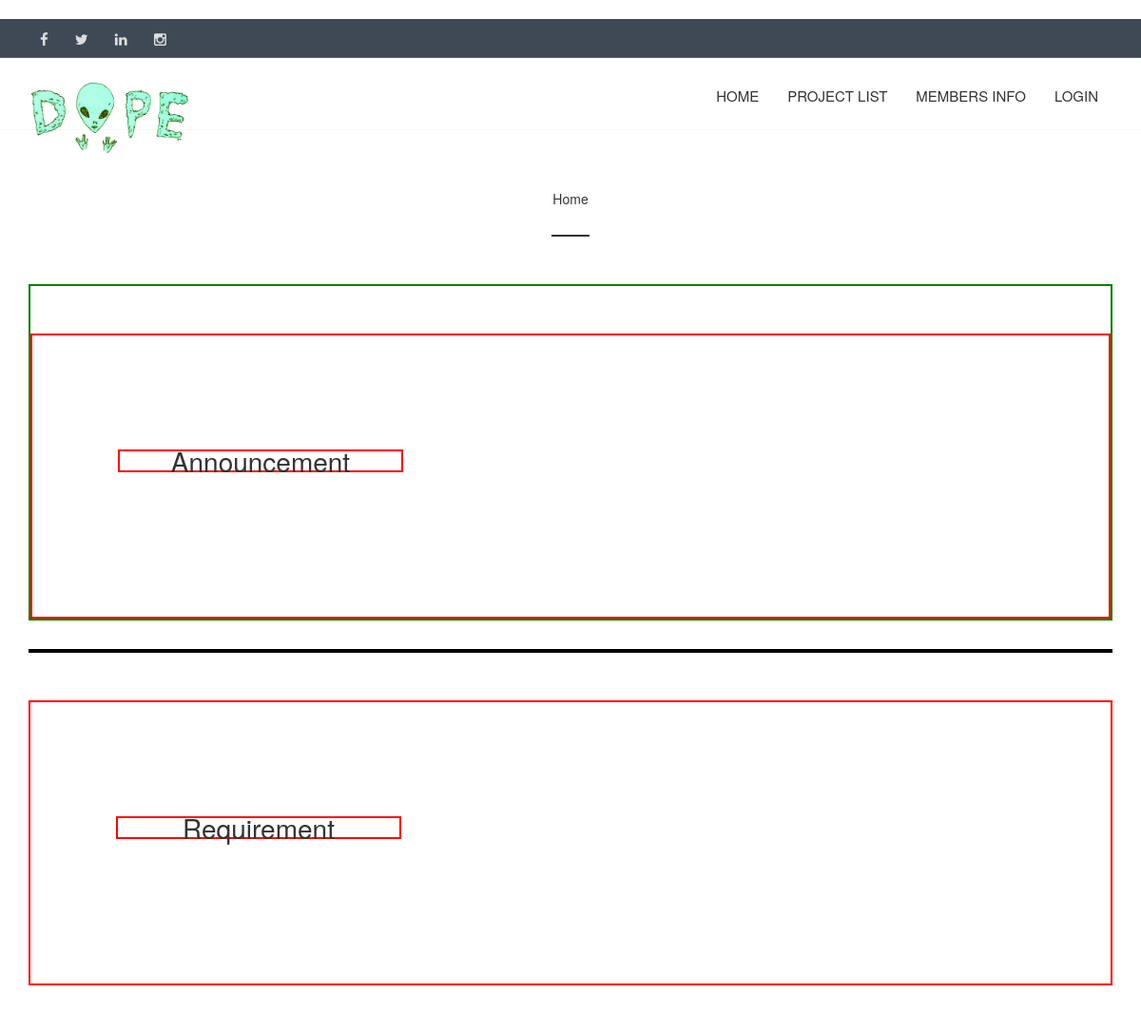
Before: /myapp/index/ (upper part) with the older database file.
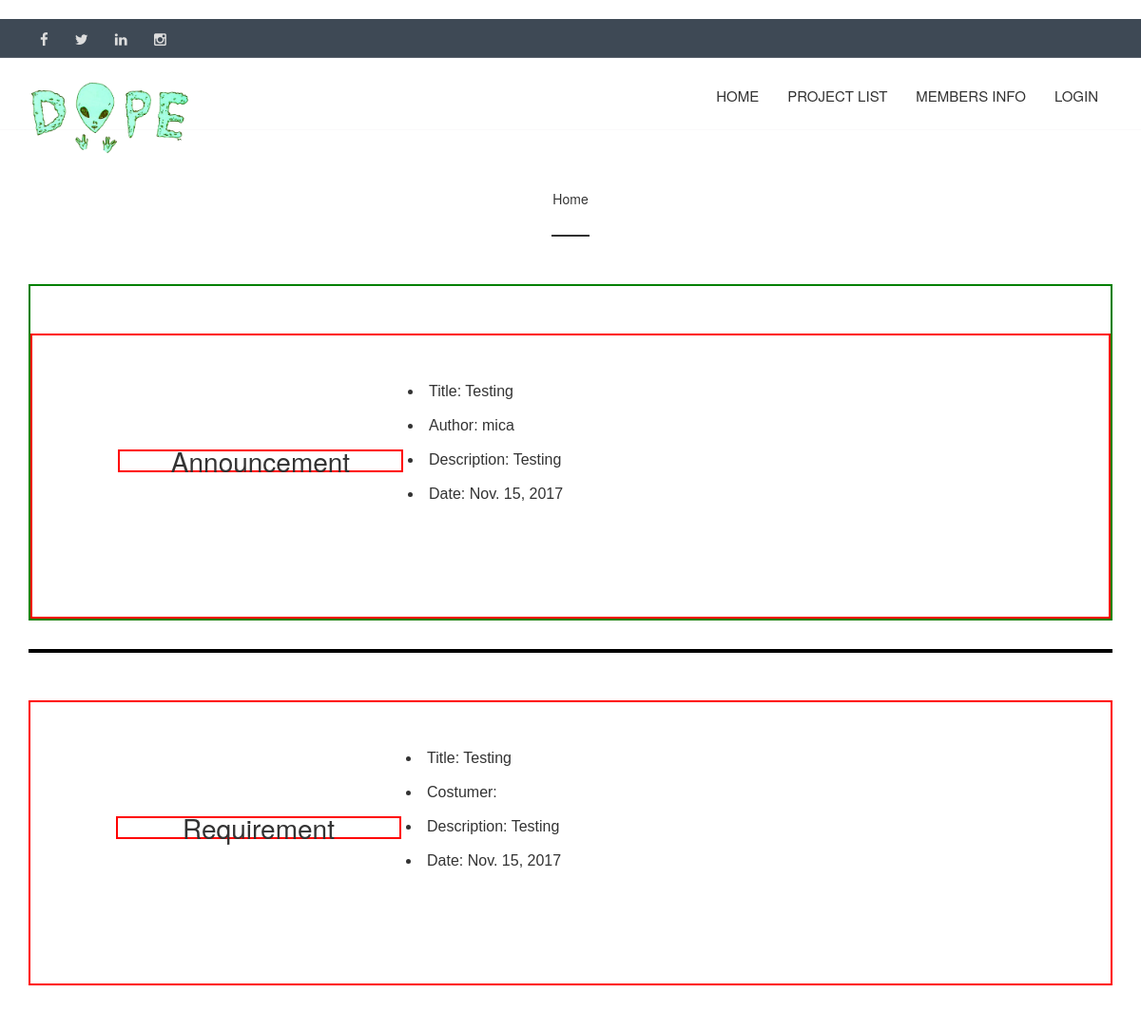
After: the same page with the newer database file.
### myapp/models.py (models this page shows, shortened)
class Announcement(models.Model):
    title = models.CharField(max_length=100)
    author = models.ForeignKey(User)
    description = models.CharField(max_length=100000)
    date = models.DateField()

class Requirement(models.Model):
    title = models.CharField(max_length=100)
    customer = models.CharField(max_length=100)
    description = models.CharField(max_length=100000)
    date = models.DateField()

### myapp/views.py (the view)
def IndexView(request):
    acmt_list = Announcement.objects.all().order_by('-date')
    remt_list = Requirement.objects.all().order_by('-date')
    return render(request,'management/index.html',{'acmtlist': acmt_list, 'remtlist': remt_list})

### myapp/templates/management/index.html (shortened to what this page needs)
﻿{% extends 'management/base.html' %}
{% block body_block %}
</head>
		<section class="contact_page">
			<div class="container">
				<div class="row">
					<div class="col-sm-6 col-sm-offset-3 m-t-50">
						<h1 class="underline heading">Home</h1>
					</div>
				</div>
			</div>
		</section>
		<div class="container">
			<div class="container1">
				  <div class="container1_1">
					<div class="leftcontent">Announcement</div>
                    <div class="myBox">
                    {% for obj in acmtlist %}
                        <br>
                        <li>Title: {{ obj.title }}</li>
                        <li>Author: {{ obj.author }}</li>
                        <li>Description: {{ obj.description }}</li>
                        <li>Date: {{ obj.date }}</li>
                    {% endfor %}
                    </div>
                    </div>
				</div>
				<div class="container1_2">
					<div class="leftcontent1"></div>
					<div class="rightcontent1"></div>
				</div>
				<div class="container1_1">
					<div class="leftcontent" color = 'white'>Requirement</div>
                    <div class="myBox">
                    {% for obj in remtlist %}
                        <br>
                        <li>Title: {{ obj.title }}</li>
                        <li>Costumer: {{ obj.costumer }}</li>
                        <li>Description: {{ obj.description }}</li>
                        <li>Date: {{ obj.date }}</li>
                    {% endfor %}
                    </div>
                    </div>
				</div>
{% endblock %}

Changed rows visible on the page:
added Announcement: title "Testing", author "mica", description "Testing", date "Nov. 15, 2017"
added Requirement: title "Testing", description "Testing", date "Nov. 15, 2017"
